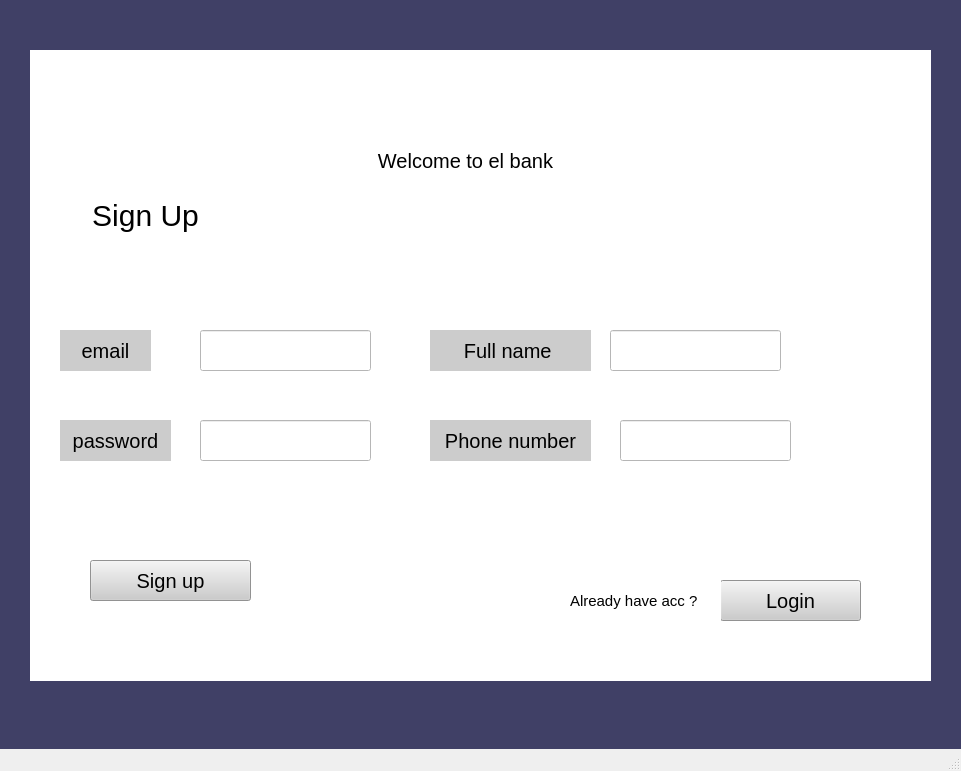
<?xml version="1.0" encoding="UTF-8"?>
<ui version="4.0">
 <class>MainWindow</class>
 <widget class="QMainWindow" name="MainWindow">
  <property name="geometry">
   <rect>
    <x>0</x>
    <y>0</y>
    <width>961</width>
    <height>771</height>
   </rect>
  </property>
  <property name="windowTitle">
   <string>MainWindow</string>
  </property>
  <widget class="QWidget" name="centralwidget">
   <widget class="QWidget" name="widget_3" native="true">
    <property name="geometry">
     <rect>
      <x>0</x>
      <y>0</y>
      <width>961</width>
      <height>761</height>
     </rect>
    </property>
    <property name="styleSheet">
     <string notr="true">background-color:#404066;</string>
    </property>
    <widget class="QWidget" name="widget_4" native="true">
     <property name="geometry">
      <rect>
       <x>30</x>
       <y>50</y>
       <width>901</width>
       <height>631</height>
      </rect>
     </property>
     <property name="styleSheet">
      <string notr="true">background-color : white ;</string>
     </property>
     <widget class="QPushButton" name="Sign_Up_B">
      <property name="geometry">
       <rect>
        <x>60</x>
        <y>510</y>
        <width>161</width>
        <height>41</height>
       </rect>
      </property>
      <property name="styleSheet">
       <string notr="true">background-color: rgb(204, 204, 204);
font:20px;</string>
      </property>
      <property name="text">
       <string>Sign up</string>
      </property>
     </widget>
     <widget class="QLabel" name="label_11">
      <property name="geometry">
       <rect>
        <x>30</x>
        <y>370</y>
        <width>111</width>
        <height>41</height>
       </rect>
      </property>
      <property name="styleSheet">
       <string notr="true">background-color: rgb(204, 204, 204);
font :20px ;</string>
      </property>
      <property name="text">
       <string>password</string>
      </property>
      <property name="alignment">
       <set>Qt::AlignCenter</set>
      </property>
     </widget>
     <widget class="QLabel" name="label_14">
      <property name="geometry">
       <rect>
        <x>30</x>
        <y>280</y>
        <width>91</width>
        <height>41</height>
       </rect>
      </property>
      <property name="styleSheet">
       <string notr="true">background-color: rgb(204, 204, 204);
font :20px ;</string>
      </property>
      <property name="text">
       <string>email</string>
      </property>
      <property name="alignment">
       <set>Qt::AlignCenter</set>
      </property>
     </widget>
     <widget class="QLabel" name="label_15">
      <property name="geometry">
       <rect>
        <x>20</x>
        <y>140</y>
        <width>191</width>
        <height>51</height>
       </rect>
      </property>
      <property name="styleSheet">
       <string notr="true">font:30px</string>
      </property>
      <property name="text">
       <string>Sign Up</string>
      </property>
      <property name="alignment">
       <set>Qt::AlignCenter</set>
      </property>
     </widget>
     <widget class="QLineEdit" name="NUemail">
      <property name="geometry">
       <rect>
        <x>170</x>
        <y>280</y>
        <width>171</width>
        <height>41</height>
       </rect>
      </property>
     </widget>
     <widget class="QLineEdit" name="NUpass">
      <property name="geometry">
       <rect>
        <x>170</x>
        <y>370</y>
        <width>171</width>
        <height>41</height>
       </rect>
      </property>
     </widget>
     <widget class="QPushButton" name="To_Login_Page_B">
      <property name="geometry">
       <rect>
        <x>690</x>
        <y>530</y>
        <width>141</width>
        <height>41</height>
       </rect>
      </property>
      <property name="styleSheet">
       <string notr="true">background-color: rgb(204, 204, 204);
font:20px;</string>
      </property>
      <property name="text">
       <string>Login</string>
      </property>
     </widget>
     <widget class="QLabel" name="label_3">
      <property name="geometry">
       <rect>
        <x>540</x>
        <y>530</y>
        <width>151</width>
        <height>41</height>
       </rect>
      </property>
      <property name="styleSheet">
       <string notr="true">font-size:15px ; </string>
      </property>
      <property name="text">
       <string>Already have acc ?</string>
      </property>
     </widget>
     <widget class="QLabel" name="label">
      <property name="geometry">
       <rect>
        <x>210</x>
        <y>40</y>
        <width>451</width>
        <height>141</height>
       </rect>
      </property>
      <property name="styleSheet">
       <string notr="true">font:20px ; 
color: black;
background-color:white;</string>
      </property>
      <property name="text">
       <string>Welcome to el bank</string>
      </property>
      <property name="alignment">
       <set>Qt::AlignCenter</set>
      </property>
     </widget>
     <widget class="QLineEdit" name="Phone_number">
      <property name="geometry">
       <rect>
        <x>590</x>
        <y>370</y>
        <width>171</width>
        <height>41</height>
       </rect>
      </property>
     </widget>
     <widget class="QLabel" name="label_16">
      <property name="geometry">
       <rect>
        <x>400</x>
        <y>370</y>
        <width>161</width>
        <height>41</height>
       </rect>
      </property>
      <property name="styleSheet">
       <string notr="true">background-color: rgb(204, 204, 204);
font :20px ;</string>
      </property>
      <property name="text">
       <string>Phone number</string>
      </property>
      <property name="alignment">
       <set>Qt::AlignCenter</set>
      </property>
     </widget>
     <widget class="QLabel" name="label_17">
      <property name="geometry">
       <rect>
        <x>400</x>
        <y>280</y>
        <width>161</width>
        <height>41</height>
       </rect>
      </property>
      <property name="styleSheet">
       <string notr="true">background-color: rgb(204, 204, 204);
font :20px ;</string>
      </property>
      <property name="text">
       <string>Full name </string>
      </property>
      <property name="alignment">
       <set>Qt::AlignCenter</set>
      </property>
     </widget>
     <widget class="QLineEdit" name="NName">
      <property name="geometry">
       <rect>
        <x>580</x>
        <y>280</y>
        <width>171</width>
        <height>41</height>
       </rect>
      </property>
     </widget>
    </widget>
   </widget>
  </widget>
  <widget class="QMenuBar" name="menubar">
   <property name="geometry">
    <rect>
     <x>0</x>
     <y>0</y>
     <width>961</width>
     <height>21</height>
    </rect>
   </property>
  </widget>
  <widget class="QStatusBar" name="statusbar"/>
 </widget>
 <resources/>
 <connections/>
</ui>
